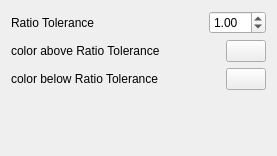
<?xml version="1.0" encoding="UTF-8"?>
<ui version="4.0">
 <class>Gui::Dialog::DlgSettingsDraft</class>
 <widget class="QWidget" name="Gui::Dialog::DlgSettingsDraft">
  <property name="geometry">
   <rect>
    <x>0</x>
    <y>0</y>
    <width>277</width>
    <height>156</height>
   </rect>
  </property>
  <property name="windowTitle">
   <string>Visual settings</string>
  </property>
  <layout class="QVBoxLayout" name="verticalLayout">
   <item>
    <layout class="QHBoxLayout" name="horizontalLayout">
     <item>
      <widget class="QLabel" name="label">
       <property name="text">
        <string>Ratio Tolerance</string>
       </property>
      </widget>
     </item>
     <item>
      <spacer name="horizontalSpacer">
       <property name="orientation">
        <enum>Qt::Horizontal</enum>
       </property>
       <property name="sizeHint" stdset="0">
        <size>
         <width>40</width>
         <height>20</height>
        </size>
       </property>
      </spacer>
     </item>
     <item>
      <widget class="Gui::PrefDoubleSpinBox" name="doubleSpinBox">
       <property name="maximum">
        <double>20.000000000000000</double>
       </property>
       <property name="value">
        <double>1.000000000000000</double>
       </property>
      </widget>
     </item>
    </layout>
   </item>
   <item>
    <layout class="QHBoxLayout" name="horizontalLayout_2">
     <item>
      <widget class="QLabel" name="label_2">
       <property name="text">
        <string>color above Ratio Tolerance</string>
       </property>
      </widget>
     </item>
     <item>
      <spacer name="horizontalSpacer_2">
       <property name="orientation">
        <enum>Qt::Horizontal</enum>
       </property>
       <property name="sizeHint" stdset="0">
        <size>
         <width>40</width>
         <height>20</height>
        </size>
       </property>
      </spacer>
     </item>
     <item>
      <widget class="Gui::PrefColorButton" name="colorButton">
       <property name="color">
        <color>
         <red>255</red>
         <green>0</green>
         <blue>0</blue>
        </color>
       </property>
      </widget>
     </item>
    </layout>
   </item>
   <item>
    <layout class="QHBoxLayout" name="horizontalLayout_3">
     <item>
      <widget class="QLabel" name="label_3">
       <property name="text">
        <string>color below Ratio Tolerance</string>
       </property>
      </widget>
     </item>
     <item>
      <spacer name="horizontalSpacer_3">
       <property name="orientation">
        <enum>Qt::Horizontal</enum>
       </property>
       <property name="sizeHint" stdset="0">
        <size>
         <width>40</width>
         <height>20</height>
        </size>
       </property>
      </spacer>
     </item>
     <item>
      <widget class="Gui::PrefColorButton" name="colorButton_2">
       <property name="color">
        <color>
         <red>0</red>
         <green>255</green>
         <blue>0</blue>
        </color>
       </property>
      </widget>
     </item>
    </layout>
   </item>
   <item>
    <spacer name="verticalSpacer">
     <property name="orientation">
      <enum>Qt::Vertical</enum>
     </property>
     <property name="sizeHint" stdset="0">
      <size>
       <width>20</width>
       <height>40</height>
      </size>
     </property>
    </spacer>
   </item>
  </layout>
 </widget>
 <layoutdefault spacing="6" margin="11"/>
 <pixmapfunction>qPixmapFromMimeSource</pixmapfunction>
 <customwidgets>
  <customwidget>
   <class>Gui::ColorButton</class>
   <extends>QPushButton</extends>
   <header>Gui/Widgets.h</header>
  </customwidget>
  <customwidget>
   <class>Gui::PrefColorButton</class>
   <extends>Gui::ColorButton</extends>
   <header>Gui/PrefWidgets.h</header>
  </customwidget>
  <customwidget>
   <class>Gui::PrefDoubleSpinBox</class>
   <extends>QDoubleSpinBox</extends>
   <header>Gui/PrefWidgets.h</header>
  </customwidget>
 </customwidgets>
 <resources/>
 <connections/>
</ui>
